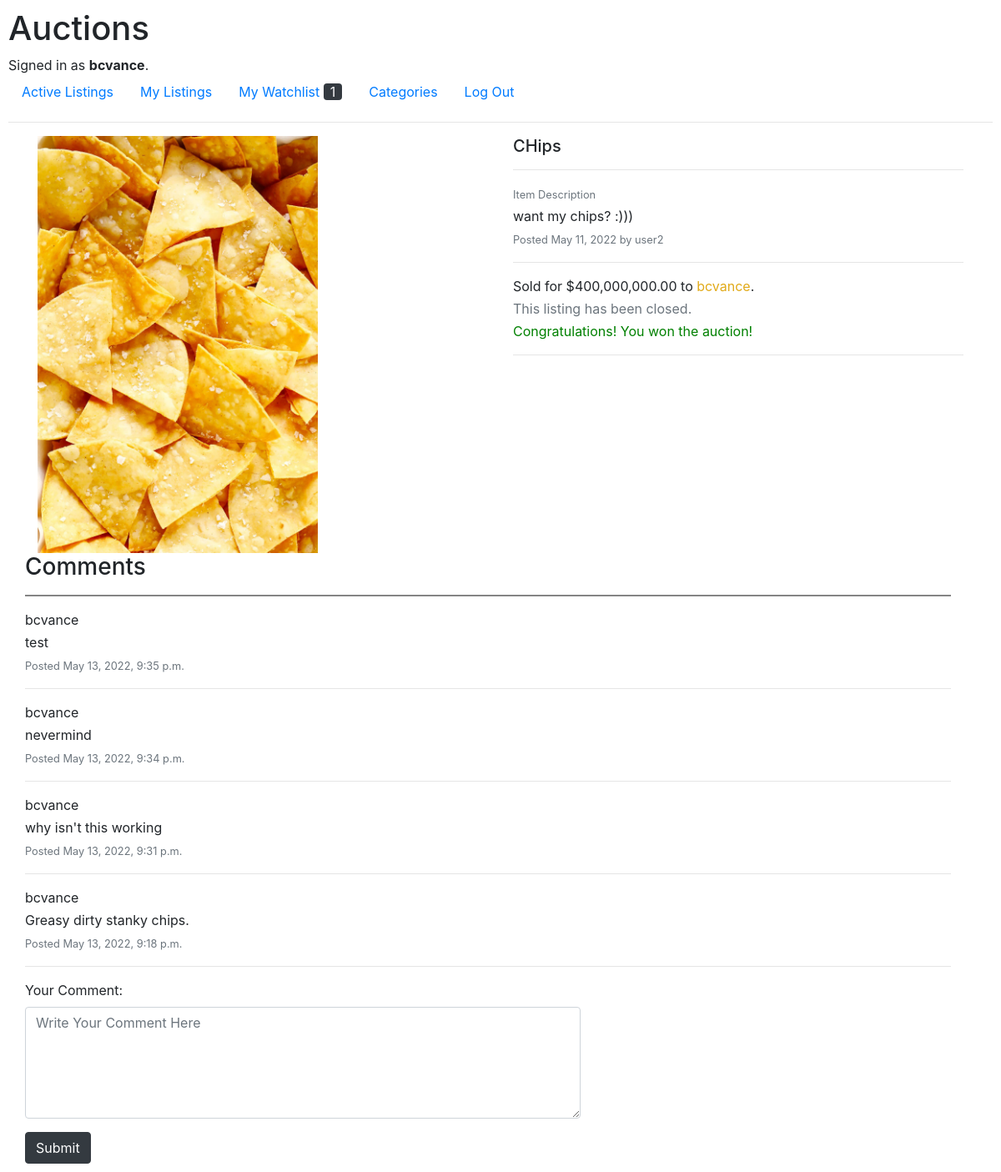
The page /5 (signed in) on the database its author committed.
### auctions/models.py (models this page shows, shortened)
class User(AbstractUser):
    username = models.CharField(max_length=64, unique=True)

class Listing(models.Model):
    list_date = models.DateField(auto_now_add=True)
    top_bidder = models.ForeignKey(User, on_delete=models.CASCADE, related_name = "winning", blank=True, null=True, default="")
    poster = models.ForeignKey(User, on_delete=models.CASCADE, related_name = "listings")
    starting_bid = models.DecimalField(max_digits=15, decimal_places=2, default=0.0)
    name = models.CharField(max_length=64, default="Unnamed Listing")
    desc = models.CharField(max_length=500, blank=True, null=True, default="")
    image = models.ImageField(upload_to=image_directory_path, storage=image_storage, null=True)
    categories = models.ManyToManyField(Category, related_name="listings")
    active = models.BooleanField(default=True)
    winner = models.IntegerField(blank=True, null=True)

class Comment(models.Model):
    comment_date_time = models.DateTimeField(auto_now_add=True)
    content = models.CharField(max_length=500, default="", blank=True, null=True)
    poster = models.ForeignKey(User, on_delete=models.PROTECT, blank=True, null=True)
    listing = models.ForeignKey(Listing, on_delete=models.CASCADE, blank=True, null=True)

### auctions/views.py (the view)
# urls.py: path("<int:item_id>", views.listing, name="listing"),
def listing(request, item_id):
    listing = Listing.objects.filter(id=item_id).first()
    bid_string = str(listing.starting_bid)
    price_formatted = format_price(bid_string)
    watchlist = is_on_watchlist(request, listing)
    highest_bid, highest_bidder = get_highest_bid(item_id)
    highest_bid = format_price(highest_bid)
    comments = list(Comment.objects.filter(listing = Listing.objects.get(id = item_id)))
    comments.reverse()
    watch_items = get_num_watch_items(request)
    return render(request, "auctions/listing.html", context={
        "listing": listing,
        "price_formatted": price_formatted,
        "watchlist": watchlist,
        "highest_bid": highest_bid,
        "highest_bidder": highest_bidder,
        "comments": comments,
        "user_id": request.user.id,
        "watch_items": watch_items
    })

### auctions/utils.py (called while the page is built)
def format_price(bid_string):
    if not bid_string:
        return False
    bid_string = str(bid_string)
    while(True):
        for i in range(len(bid_string)):
            if bid_string[i] == "," or bid_string[i] == ".":
                if i <= 3:
                    return bid_string
                bid_string = bid_string[0:i-3] + "," + bid_string[i-3:]
                break

def is_on_watchlist(request, listing):
    try:
        WatchItem.objects.get(watcher = request.user.id, item = Listing.objects.get(id = listing.id))
        return True
    except ObjectDoesNotExist:
        return False

def get_highest_bid(listing_id):
    highest_bid = Bid.objects.filter(listing = Listing.objects.get(id = listing_id)).last()
    if highest_bid:
        return highest_bid.amount, highest_bid.bidder
    return False, False

def get_num_watch_items(request):
    user_id = request.user.id
    num_items = WatchItem.objects.filter(watcher = User.objects.get(id = user_id)).count()
    return num_items

### auctions/templates/auctions/listing.html (shortened to what this page needs)
{% extends "auctions/layout.html" %}
{% block watch_num %}
    {{ watch_items }}
{% endblock %}
{% block body %}
    <div class="container">
        <div class="row">
            <div class="col">
                <img class="listing_img" src="{{ listing.image.url }}" alt="item image">
            </div>
            <div class="col listing">
                <h5>{{listing.name}}</h5>
                <hr>
                <p><small class="text-muted">Item Description</small></p>
                <p>{{ listing.desc }}</p>
                <p class="card-text"><small class="text-muted">Posted {{ listing.list_date }} by {{ listing.poster }}</small></p>
                <hr>
                {% if not highest_bid and listing.active %}
                    <p>No Bids Yet, Bids Starting at ${{ price_formatted }}</p>
                {% elif highest_bid and listing.active %}
                    <p>Current Highest Bid: ${{ highest_bid }}</p>
                    {% if user_id == highest_bidder.id %}
                        <p style="color: green;">You are currently the highest bidder.</p>
                    {% endif %}
                {% elif not highest_bid and not listing.active %}
                    <p>Nobody bid on this item :(</p>
                {% elif highest_bid and not listing.active %}
                    <p>Sold for ${{ highest_bid }} to <span class="yellow">{{ highest_bidder }}</span>.</p>
                {% endif %}
                {% if user.is_authenticated %}
                    {% if listing.poster.username == user.username %}
                        {% if listing.active %}
                        <form action="{% url 'close' %}" method="post">
                            {% csrf_token %}
                            <input type="hidden" value="{{ listing.id }}" name="listing_id">
                            <button type="submit" class="text-button">Close this listing</button>
                        </form>
                        {% else %}
                            <p class="text-muted">This Listing Has Closed</p>
                        {% endif %}
                        <p><a href="{% url 'listings' %}" class="bottom-btn">Go to My Listings</a></p>
                    {% else %}
                        {% if listing.active %}
                            <form action="{% url 'bid' %}" method="post">
                                {% csrf_token %}
                                <input type="hidden" name="listing_id" value="{{ listing.id }}">
                                <input type="text" name="bid_amount" placeholder="Type Bid Amount">
                                <button class="btn btn-dark my-4" type="submit">Submit Bid</button>
                            </form>
                            {% if not watchlist %}
                                <form method="post" action="{% url 'watchlist' %}">
                                    {% csrf_token %}
                                    <input type="hidden" name="listing_id" value="{{ listing.id }}">
                                    <button type="submit" class="btn btn-dark">Add to Watchlist</button>
                                </form>
                            {% else %}
                                <form method="post" action="watch_del">
                                    {% csrf_token %}
                                    <input type="hidden" name="listing_id" value="{{ listing.id }}">
                                    <button type="submit" class="btn btn-dark" id="delete_btn">Remove From Watchlist</button>
                                </form>
                            {% endif %}
                        {% else %}
                            <p class="text-muted">This listing has been closed.</p>
                            {% if user_id == highest_bidder.id %}
                                <p class="active">Congratulations! You won the auction!</p>
                            {% endif %}
                        {% endif %}
                    {% endif %}
                {% else %}
                <p><a href="{% url 'login' %}" class="bottom-btn">Login</a> or <a href="{% url 'register' %}" class="bottom-btn">Register</a> to bid on this item.</p>
                {% endif %}
                <hr>
            </div>
        </div>
            <div class="row" style="width: 100%; display: inline-block;">
                <section id="comments">
                    <h3>Comments</h3>
                    <hr style="height: 1px;
                    background-color: #8c8c8c;">
                    {% if not user.is_authenticated %}
                        <p class="text-muted"><a href="{% url 'login' %}">Sign in</a> to leave a comment.</p>
                    {% else %}
                        {% if not comments %}
                        <p class="text-muted">Be the first to leave a comment.</p>
                        {% else %}
                        {% for comment in comments %}
                        <div class="media">
                            <div class="media-body">
                                <p>{{ comment.poster }}</p>
                                <p>
                                    {{ comment.content }}
                                </p>
                                <p class="card-text"><small class="text-muted">Posted {{ comment.comment_date_time }}</small></p>
                            </div>
                        </div>
                        <hr>
                        {% endfor %}
                        {% endif %}
                    <form action="comment" method="post">
                        <div class="form-group">
                            <label for="comment">Your Comment:</label>
                            <textarea class="form-control" placeholder="Write Your Comment Here" id="comment" name="comment" rows="5" style="width: 60%;"required></textarea>
                        </div>
                        <button type="submit" class="btn btn-dark">Submit</button>
                    </form>
                    {% endif %}
                </section>
            </div>
        </div>
{% endblock %}

### auctions/templates/auctions/layout.html (shortened to what this page needs)
{% load static %}
<!DOCTYPE html>
<html lang="en">
    <head>
        <link rel="stylesheet" href="https://stackpath.bootstrapcdn.com/bootstrap/4.4.1/css/bootstrap.min.css">
        <link href="{% static 'auctions/styles.css' %}" rel="stylesheet">
    </head>
    <body>
        <h1>Auctions</h1>
        <div>
            {% if user.is_authenticated %}
                Signed in as <strong>{{ user.username }}</strong>.
            {% else %}
                Not signed in.
            {% endif %}
        </div>
        <ul class="nav">
            <li class="nav-item">
                <a class="nav-link" href="{% url 'index' %}">Active Listings</a>
            </li>
            {% if user.is_authenticated %}
                <li class="nav-item">
                    <a class="nav-link" href="{% url 'listings' %}">My Listings</a>
                </li>
                <li class="nav-item">
                    <a class="nav-link" href="{% url 'watchlist' %}">My Watchlist <span class="text-light bg-dark px-2 rounded">{% block watch_num %}{% endblock watch_num %}</span></a>
                </li>
                <li class="nav-item">
                    <a href="{% url 'categories' %}" class="nav-link">Categories</a>
                </li>
                <li class="nav-item">
                    <a class="nav-link" href="{% url 'logout' %}">Log Out</a>
                </li>
            {% endif %}
        </ul>
        <hr>
        {% block body %}
        {% endblock %}
    </body>
</html>

### auctions/static/auctions/styles.css (style rules this page uses)
.active { color: green; }
body { padding: 10px; }
p { margin-top: 0; margin-bottom: 3px; }
.rounded { border-radius: 20px; }
.listing_img { max-height: 500px; }
.yellow { color: #E1AA19; }

### rows shown on the page
User: username "bcvance"
Listing: image (picture), name "CHips", desc "want my chips? :)))", list_date "May 11, 2022", poster "user2"
Comment: poster "bcvance", content "test", comment_date_time "May 13, 2022, 9:35 p.m."
Comment: poster "bcvance", content "nevermind", comment_date_time "May 13, 2022, 9:34 p.m."
Comment: poster "bcvance", content "why isn't this working", comment_date_time "May 13, 2022, 9:31 p.m."
Comment: poster "bcvance", content "Greasy dirty stanky chips.", comment_date_time "May 13, 2022, 9:18 p.m."

### other values the page prints
{{ watch_items }} "1"
{{ highest_bid }} "400,000,000.00"
